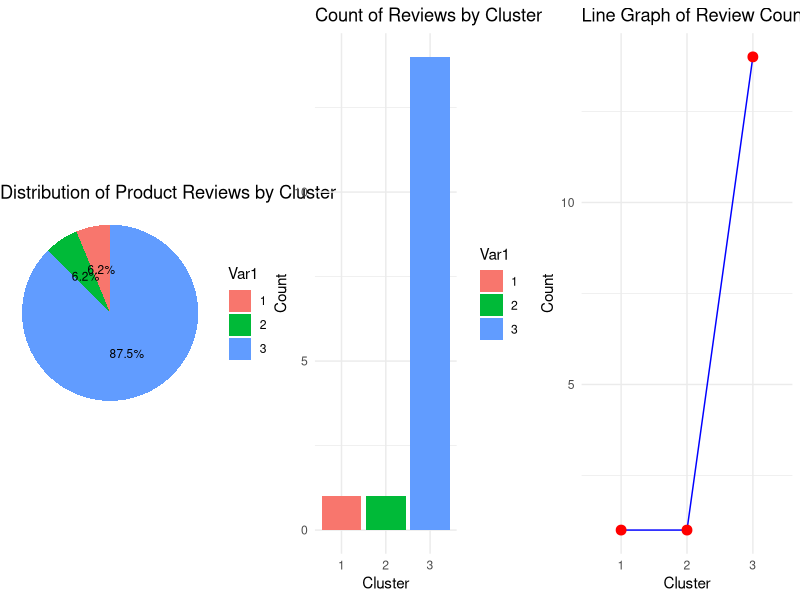

Write the R code that produced this figure.
# Load Necessary Libraries
library(tidyverse)  # For data manipulation and visualization
library(tm)         # For text mining
library(SnowballC)  # For text stemming
library(cluster)    # For clustering algorithms
library(ggplot2)    # For enhanced plotting
library(gridExtra)  # For arranging multiple ggplots

# Step 1: Create a Sample Dataset
product_reviews <- data.frame(
  Review = c(
    "I love this product! It works great.",
    "This is the worst purchase I have ever made.",
    "Excellent quality and fast shipping.",
    "I am not satisfied with this product.",
    "Amazing experience! Highly recommend.",
    "The product did not meet my expectations.",
    "Fantastic! Will buy again.",
    "Terrible service, I will not be back.",
    "I enjoy using this product every day.",
    "This product is okay, not the best.",
    "Absolutely love it! Will buy more.",
    "Horrible, it broke after one use.",
    "Very happy with my purchase, worth every penny.",
    "The quality is just bad, not worth it.",
    "I would recommend this to my friends.",
    "Not what I expected, very disappointed."
  )
)

# Step 2: Preprocess Text Data
corpus <- Corpus(VectorSource(product_reviews$Review))
corpus <- corpus %>%
  tm_map(content_transformer(tolower)) %>%
  tm_map(removePunctuation) %>%
  tm_map(removeNumbers) %>%
  tm_map(removeWords, stopwords("en")) %>%
  tm_map(stripWhitespace)

# Filter out any empty documents
corpus <- corpus[which(sapply(corpus, function(x) nchar(as.character(x)) > 0))]

# Step 3: Convert Text to TF-IDF
dtm <- DocumentTermMatrix(corpus)
tfidf <- weightTfIdf(dtm)
matrix <- as.matrix(tfidf)

# Step 4: Apply K-means Clustering
set.seed(123)
kmeans_result <- kmeans(matrix, centers = 3)

# Step 5: Add Cluster Labels to Original Data
product_reviews$Cluster <- as.factor(kmeans_result$cluster)

# Step 6: Analyze Clusters
cluster_summary <- product_reviews %>%
  group_by(Cluster) %>%
  summarise(Count = n())

# Step 7: Create plots
# Pie chart
pie_data <- as.data.frame(table(product_reviews$Cluster))
pie_data$Percentage <- round(100 * pie_data$Freq / sum(pie_data$Freq), 1)

pie_chart <- ggplot(pie_data, aes(x = "", y = Freq, fill = Var1)) +
  geom_bar(stat = "identity", width = 1) +
  coord_polar("y") +
  geom_text(aes(label = paste0(Percentage, "%")), position = position_stack(vjust = 0.5), size = 3) +
  labs(title = "Distribution of Product Reviews by Cluster") +
  theme_void() +
  theme(legend.position = "right")

# Bar graph
bar_graph <- ggplot(pie_data, aes(x = Var1, y = Freq, fill = Var1)) +
  geom_bar(stat = "identity") +
  labs(title = "Count of Reviews by Cluster", x = "Cluster", y = "Count") +
  theme_minimal()

# Line graph
line_graph <- ggplot(cluster_summary, aes(x = Cluster, y = Count)) +
  geom_line(aes(group = 1), color = "blue") +
  geom_point(size = 3, color = "red") +
  labs(title = "Line Graph of Review Counts by Cluster", x = "Cluster", y = "Count") +
  theme_minimal()

# Arrange all plots in one window
grid.arrange(pie_chart, bar_graph, line_graph, nrow = 1)
